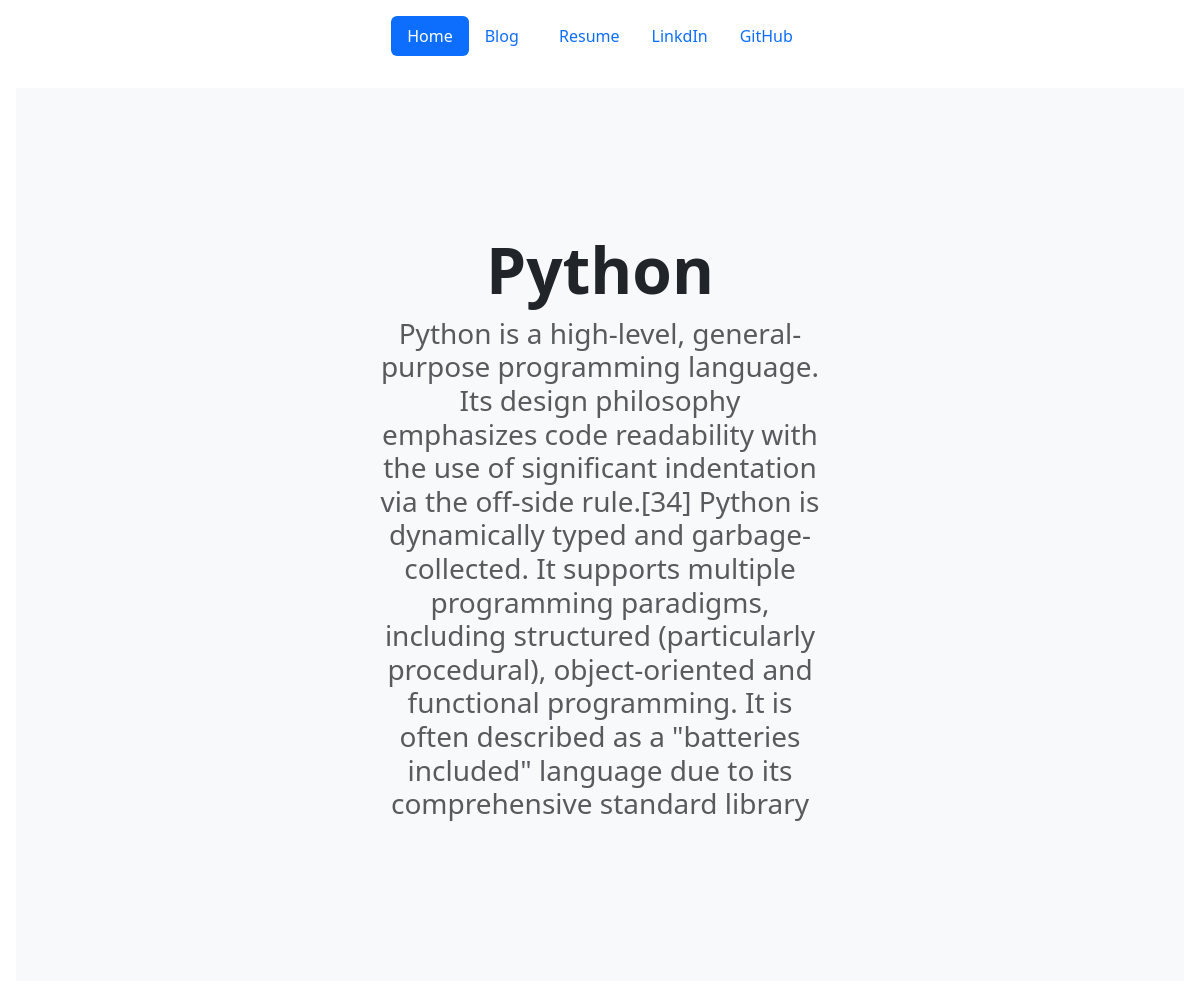
The app's page /blog/4 with its own data.
### blog/models.py (models this page shows, shortened)
class blog(models.Model):
    title=models.CharField(max_length=100)
    desc=models.TextField()
    date=models.DateField(blank=True)

### blog/views.py (the view)
# urls.py: path("<int:pk>",views.detail,name="detail")
def detail(request,pk):
    data=get_object_or_404(blog,pk=pk)
    return render(request,"blog/detail.html",{"data":data})

### templates/blog/detail.html
{% extends 'base/base.html' %}
{% block content %}
<div class="position-relative overflow-hidden p-3 p-md-5 m-md-3 text-center bg-body-tertiary">
    <div class="col-md-6 p-lg-5 mx-auto my-5">
        <h1 class="display-3 fw-bold">{{data.title}}</h1>
        <h3 class="fw-normal text-muted mb-3">{{data.desc}}</h3>
    </div>
</div>
{% endblock content %}

### records on screen
blog: title "Python", desc "Python is a high-level, general-purpose programming language. Its design philosophy emphasizes code readability with the use of significant indentation via the off-side rule.[34] Python is dynamically typed and garbage-collected. It supports multiple programming paradigms, including structured (particularly procedural), object-oriented and functional programming. It is often described as a \"batteries included\" language due to its comprehensive standard library"
